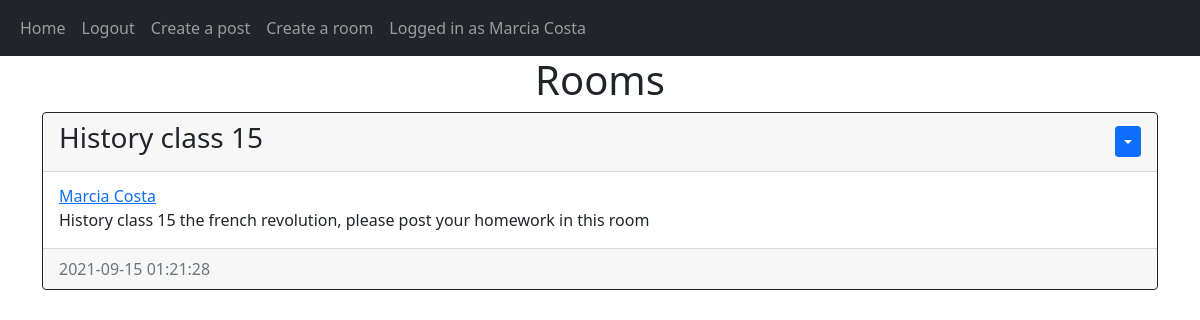
The page /home (signed in) on the database as committed earlier.
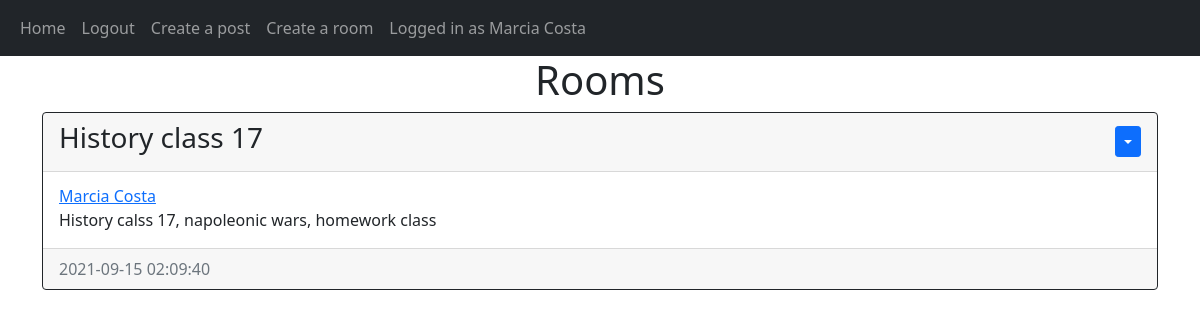
The same page on the database as committed later.
### website/models.py (models this page shows)
class Room(db.Model):
    id = db.Column(db.Integer, primary_key=True)
    title = db.Column(db.Text, nullable=False)
    info = db.Column(db.Text, nullable=False)
    date_created = db.Column(db.DateTime(timezone=True), default=func.now())
    author = db.Column(db.Integer, db.ForeignKey('user.id', ondelete='CASCADE'), nullable=False)
    posts = db.relationship('Post', backref='room', passive_deletes=True)
    IMGposts = db.relationship('ImagePost', backref='room', passive_deletes=True)
    participants = db.relationship('User', backref='room', passive_deletes=True)

class User(db.Model, UserMixin):
    id = db.Column(db.Integer, primary_key=True)
    username =  db.Column(db.String(150), unique=True)
    email = db.Column(db.String(150), unique=True)
    password =  db.Column(db.String(150))
    date_created =  db.Column(db.DateTime(timezone=True), default=func.now())
    posts = db.relationship('Post', backref='user', passive_deletes=True)
    IMGposts = db.relationship('ImagePost', backref='user', passive_deletes=True)
    rooms =  db.relationship('Room', backref='user', passive_deletes=True)

### website/views.py (the view)
@views.route('/')
@views.route('/home')
@login_required
def home():
    posts = Post.query.all()
    image_posts = ImagePost.query.all()
    rooms = Room.query.all()
    return render_template("index.html",user=current_user, posts=posts, images=image_posts, rooms=rooms)

### website/__init__.py (called while the page is built)
def create_app():
    app = Flask(__name__)
    app.config['SECRET_KEY'] = "hello"
    app.config['SQLALCHEMY_DATABASE_URI'] = f'sqlite:///{DB_NAME}'
    db.init_app(app)
    from .views import views
    from .auth import auth
    app.register_blueprint(views, url_prefix='/')
    app.register_blueprint(auth, url_prefix='/')
    from .models import User, Post
    create_database(app)
    login_manager = LoginManager()
    login_manager.login_view = 'auth.login'
    login_manager.init_app(app)
    @login_manager.user_loader
    def load_user(id):
        return User.query.get(int(id))
    return app

### website/templates/index.html (shortened to what this page needs)
{% extends 'rooms-div.html' %}

### website/templates/rooms-div.html (shortened to what this page needs)
{% extends 'base.html' %}
{% block content %}
<h1 align='center'>{% block header %} Rooms {% endblock %}</h1>
<div id='rooms'>
    {% for room in rooms %}
    <div class="card border-dark">
        <div class='card-header d-flex justify-content-between align-items-center'>
            <h3>{{room.title}}</h3>
            <div class="btn-group">
                <button type='button' class='btn btn-sm btn-primary dropdown-toggle' data-bs-toggle='dropdown'></button>
            </div>
        </div>
        <div class='card-body'>
            <div class="card-subtitle"><a href="/rooms/{{room.user.username}}">{{room.user.username}}</a></div>
            <div class='card-text'>{{room.info}}</div>
        </div>
        <div class="card-footer text-muted">{{room.date_created}}</div>
    </div>
    <br>
    {% endfor %}
</div>
{% endblock %}

Rows that differ between the two databases and show on the page:
changed Room "Marcia Costa": title "History class 15" → "History class 17"; info "History class 15 the french revolution, please post your homework in this room" → "History calss 17, napoleonic wars, homework class"; date_created "2021-09-15 01:21:28" → "2021-09-15 02:09:40"
